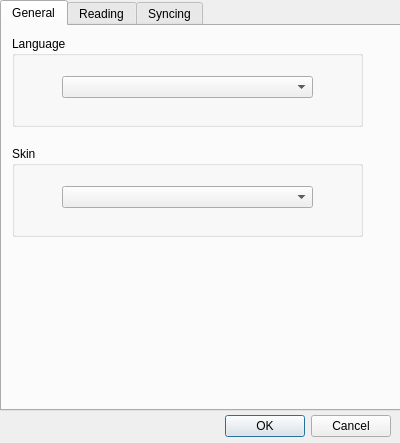
<?xml version="1.0" encoding="UTF-8"?>
<ui version="4.0">
 <class>CWizPreferenceWindow</class>
 <widget class="QDialog" name="CWizPreferenceWindow">
  <property name="geometry">
   <rect>
    <x>0</x>
    <y>0</y>
    <width>400</width>
    <height>443</height>
   </rect>
  </property>
  <property name="windowTitle">
   <string>Dialog</string>
  </property>
  <widget class="QDialogButtonBox" name="buttonBox">
   <property name="geometry">
    <rect>
     <x>50</x>
     <y>410</y>
     <width>341</width>
     <height>32</height>
    </rect>
   </property>
   <property name="orientation">
    <enum>Qt::Horizontal</enum>
   </property>
   <property name="standardButtons">
    <set>QDialogButtonBox::Cancel|QDialogButtonBox::Ok</set>
   </property>
  </widget>
  <widget class="QTabWidget" name="tabWidget">
   <property name="geometry">
    <rect>
     <x>0</x>
     <y>0</y>
     <width>401</width>
     <height>411</height>
    </rect>
   </property>
   <property name="currentIndex">
    <number>0</number>
   </property>
   <widget class="QWidget" name="tabGeneral">
    <attribute name="title">
     <string>General</string>
    </attribute>
    <widget class="QGroupBox" name="groupBoxLang">
     <property name="geometry">
      <rect>
       <x>10</x>
       <y>10</y>
       <width>351</width>
       <height>91</height>
      </rect>
     </property>
     <property name="title">
      <string>Language</string>
     </property>
     <widget class="QComboBox" name="comboLang">
      <property name="geometry">
       <rect>
        <x>50</x>
        <y>40</y>
        <width>251</width>
        <height>22</height>
       </rect>
      </property>
     </widget>
    </widget>
    <widget class="QGroupBox" name="groupBoxSkin">
     <property name="geometry">
      <rect>
       <x>10</x>
       <y>120</y>
       <width>351</width>
       <height>91</height>
      </rect>
     </property>
     <property name="title">
      <string>Skin</string>
     </property>
     <widget class="QComboBox" name="comboSkin">
      <property name="geometry">
       <rect>
        <x>50</x>
        <y>40</y>
        <width>251</width>
        <height>22</height>
       </rect>
      </property>
     </widget>
    </widget>
   </widget>
   <widget class="QWidget" name="tabReading">
    <attribute name="title">
     <string>Reading</string>
    </attribute>
    <widget class="QGroupBox" name="groupBoxNoteView">
     <property name="geometry">
      <rect>
       <x>10</x>
       <y>10</y>
       <width>351</width>
       <height>131</height>
      </rect>
     </property>
     <property name="title">
      <string>Default note view</string>
     </property>
     <widget class="QRadioButton" name="radioAuto">
      <property name="geometry">
       <rect>
        <x>30</x>
        <y>30</y>
        <width>301</width>
        <height>17</height>
       </rect>
      </property>
      <property name="text">
       <string>Auto (Keep view state)</string>
      </property>
     </widget>
     <widget class="QRadioButton" name="radioAlwaysEditing">
      <property name="geometry">
       <rect>
        <x>30</x>
        <y>60</y>
        <width>301</width>
        <height>17</height>
       </rect>
      </property>
      <property name="text">
       <string>Always open note in Reading-View</string>
      </property>
     </widget>
     <widget class="QRadioButton" name="radioAlwaysReading">
      <property name="geometry">
       <rect>
        <x>30</x>
        <y>90</y>
        <width>301</width>
        <height>17</height>
       </rect>
      </property>
      <property name="text">
       <string>Always open note in Editing-View</string>
      </property>
     </widget>
    </widget>
   </widget>
   <widget class="QWidget" name="tabSyncing">
    <attribute name="title">
     <string>Syncing</string>
    </attribute>
    <widget class="QGroupBox" name="groupBoxSync">
     <property name="geometry">
      <rect>
       <x>10</x>
       <y>10</y>
       <width>351</width>
       <height>131</height>
      </rect>
     </property>
     <property name="title">
      <string>Sync Method</string>
     </property>
     <widget class="QCheckBox" name="checkAutoSync">
      <property name="geometry">
       <rect>
        <x>20</x>
        <y>30</y>
        <width>301</width>
        <height>17</height>
       </rect>
      </property>
      <property name="text">
       <string>Auto syncing</string>
      </property>
     </widget>
     <widget class="QCheckBox" name="checkDownloadAllNotesData">
      <property name="geometry">
       <rect>
        <x>20</x>
        <y>60</y>
        <width>311</width>
        <height>17</height>
       </rect>
      </property>
      <property name="text">
       <string>Download all notes data</string>
      </property>
     </widget>
     <widget class="QLabel" name="labelProxySettings">
      <property name="geometry">
       <rect>
        <x>260</x>
        <y>100</y>
        <width>81</width>
        <height>20</height>
       </rect>
      </property>
      <property name="text">
       <string>Proxy Settings</string>
      </property>
      <property name="alignment">
       <set>Qt::AlignRight|Qt::AlignTrailing|Qt::AlignVCenter</set>
      </property>
     </widget>
    </widget>
   </widget>
  </widget>
 </widget>
 <resources/>
 <connections>
  <connection>
   <sender>buttonBox</sender>
   <signal>accepted()</signal>
   <receiver>CWizPreferenceWindow</receiver>
   <slot>accept()</slot>
   <hints>
    <hint type="sourcelabel">
     <x>248</x>
     <y>254</y>
    </hint>
    <hint type="destinationlabel">
     <x>157</x>
     <y>274</y>
    </hint>
   </hints>
  </connection>
  <connection>
   <sender>buttonBox</sender>
   <signal>rejected()</signal>
   <receiver>CWizPreferenceWindow</receiver>
   <slot>reject()</slot>
   <hints>
    <hint type="sourcelabel">
     <x>316</x>
     <y>260</y>
    </hint>
    <hint type="destinationlabel">
     <x>286</x>
     <y>274</y>
    </hint>
   </hints>
  </connection>
 </connections>
</ui>
